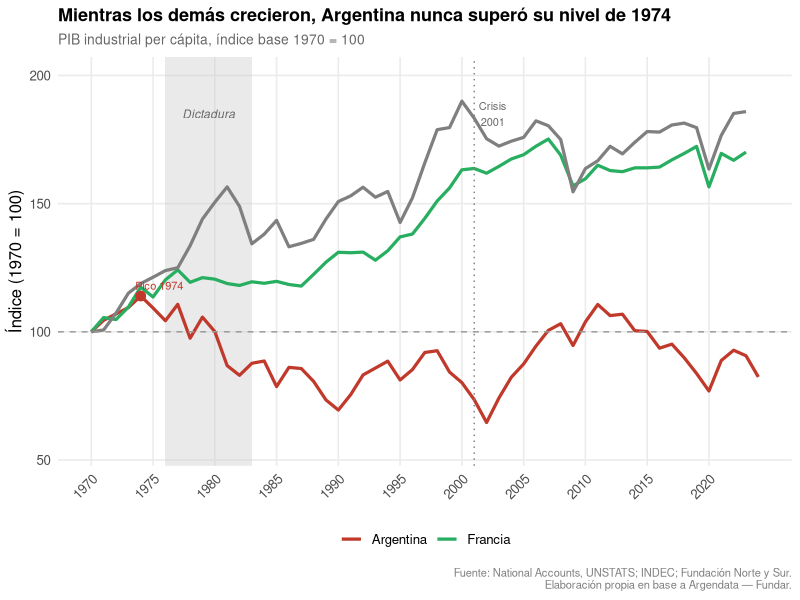
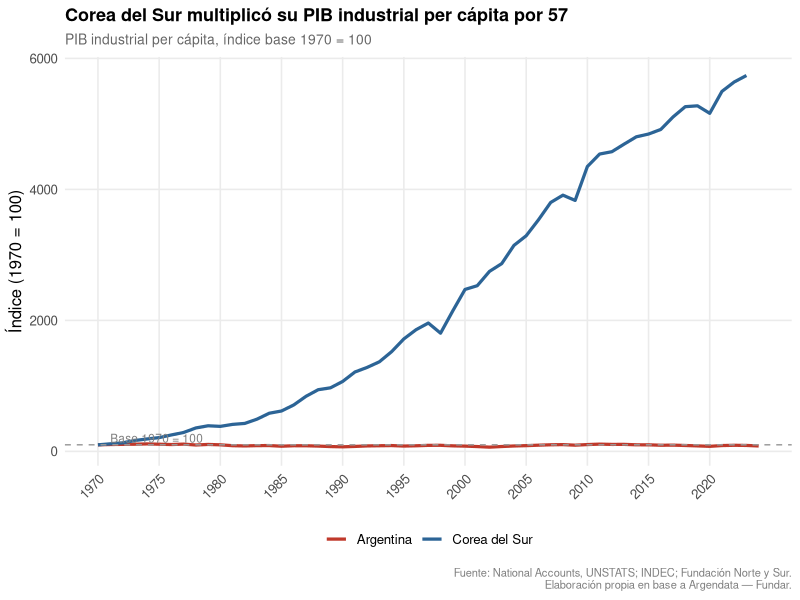

Write the R code that produced these figures, in order.
# 03_grafico_comunicacional.R
# Gráfico comunicacional: PIB industrial per cápita Argentina vs Francia y México
# Corea del Sur va en gráfico aparte (domina el eje Y)
# Correcciones post tercera entrega:
#   - Corea del Sur separada
#   - Anotaciones: dictadura, crisis 2001, pico 1974
#   - dpi=300
# Output: output/grafico_comunicacional.png
#         output/grafico_corea.png

library(ggplot2)
library(dplyr)
library(readr)

comparado <- read_csv("input/pib_indust_per_capita_comparado.csv", show_col_types = FALSE)

# ---- Gráfico 1: Argentina, Francia y México --------------------------------

sin_corea <- comparado %>%
  filter(pais!= "Corea del Sur")

colores1 <- c(
  "Argentina" = "#C0392B",
  "Francia"   = "#27AE60",
  "México"    = "#F39C12"
)

p1 <- ggplot(sin_corea, aes(x = anio, y = gdp_indust_pc_indice, color = pais)) +
  # Sombreado dictadura
  annotate("rect",
           xmin = 1976, xmax = 1983,
           ymin = -Inf, ymax = Inf,
           fill = "grey80", alpha = 0.4) +
  annotate("text", x = 1979.5, y = 185,
           label = "Dictadura", size = 3, color = "grey40", fontface = "italic") +
  geom_line(linewidth = 1.1) +
  geom_hline(yintercept = 100, linetype = "dashed",
             color = "grey60", linewidth = 0.5) +
  # Pico Argentina 1974
  annotate("point", x = 1974, y = 113.97, color = "#C0392B", size = 3) +
  annotate("text",  x = 1975.5, y = 118,
           label = "Pico 1974", size = 2.8, color = "#C0392B") +
  # Crisis 2001
  geom_vline(xintercept = 2001, linetype = "dotted",
             color = "grey50", linewidth = 0.5) +
  annotate("text", x = 2002.5, y = 185,
           label = "Crisis\n2001", size = 2.8, color = "grey40") +
  scale_color_manual(values = colores1) +
  scale_x_continuous(breaks = seq(1970, 2023, by = 5)) +
  scale_y_continuous(limits = c(55, 200)) +
  labs(
    title    = "Mientras los demás crecieron, Argentina nunca superó su nivel de 1974",
    subtitle = "PIB industrial per cápita, índice base 1970 = 100",
    x        = NULL,
    y        = "Índice (1970 = 100)",
    color    = NULL,
    caption  = "Fuente: National Accounts, UNSTATS; INDEC; Fundación Norte y Sur.\nElaboración propia en base a Argendata — Fundar."
  ) +
  theme_minimal(base_size = 12) +
  theme(
    plot.title      = element_text(face = "bold", size = 13, lineheight = 1.2),
    plot.subtitle   = element_text(color = "grey40", size = 10),
    plot.caption    = element_text(color = "grey50", size = 8),
    legend.position = "bottom",
    panel.grid.minor   = element_blank(),
    axis.text.x = element_text(angle = 45, hjust = 1)
  )

ggsave("output/grafico_comunicacional.png",
       plot = p1, width = 12, height = 7, dpi = 300)

# ---- Gráfico 2: Argentina vs Corea del Sur ---------------------------------

con_corea <- comparado %>%
  filter(pais %in% c("Argentina", "Corea del Sur"))

colores2 <- c("Argentina" = "#C0392B", "Corea del Sur" = "#2C6496")

p2 <- ggplot(con_corea, aes(x = anio, y = gdp_indust_pc_indice, color = pais)) +
  geom_line(linewidth = 1.1) +
  geom_hline(yintercept = 100, linetype = "dashed",
             color = "grey60", linewidth = 0.5) +
  annotate("text", x = 1971, y = 200,
           label = "Base 1970 = 100", size = 3, color = "grey50", hjust = 0) +
  scale_color_manual(values = colores2) +
  scale_x_continuous(breaks = seq(1970, 2023, by = 5)) +
  labs(
    title    = "Corea del Sur multiplicó su PIB industrial per cápita por 57",
    subtitle = "PIB industrial per cápita, índice base 1970 = 100",
    x        = NULL,
    y        = "Índice (1970 = 100)",
    color    = NULL,
    caption  = "Fuente: National Accounts, UNSTATS; INDEC; Fundación Norte y Sur.\nElaboración propia en base a Argendata — Fundar."
  ) +
  theme_minimal(base_size = 12) +
  theme(
    plot.title      = element_text(face = "bold", size = 13, lineheight = 1.2),
    plot.subtitle   = element_text(color = "grey40", size = 10),
    plot.caption    = element_text(color = "grey50", size = 8),
    legend.position = "bottom",
    panel.grid.minor   = element_blank(),
    axis.text.x = element_text(angle = 45, hjust = 1)
  )

ggsave("output/grafico_corea.png",
       plot = p2, width = 12, height = 7, dpi = 300)

message("Gráficos comunicacionales guardados en output/")
